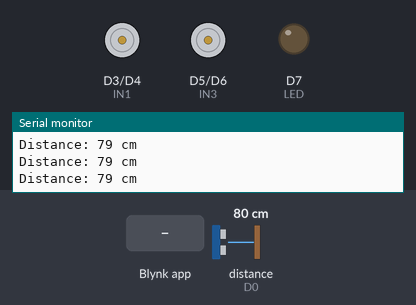
This sketch was run on a simulated ESP8266 (NodeMCU). Shown: motor-driver pin pairs drawn as motors (green arrow = first pin HIGH = forward, orange = second pin HIGH = backward, longer = more drive, scaled by the enable pin), output pins drawn as LEDs (lit = HIGH), the last lines printed to the serial monitor. Wiring (inferred from the names in the program): ultrasonic range finder: trigger D8; echo D0. Inputs (shaded band) come from the test bench; at power-on: distance to the obstacle (sensor on D0) 80 cm. The echo pulse lasts 58.3 µs per cm; WiFi joins after 1.5 s; servers stay silent unless stated; pins used as bus, display or sensor lines are not drawn.

Above: at 3.0 s.
3.1 s: Blynk app writes 1 to V0
At 4.1 s:
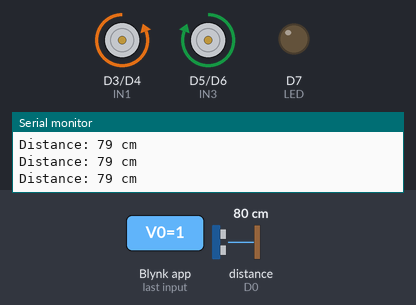
4.6 s: distance to the obstacle (sensor on D0) set to 55 cm
6.1 s: distance to the obstacle (sensor on D0) set to 45 cm
At 7.3 s:
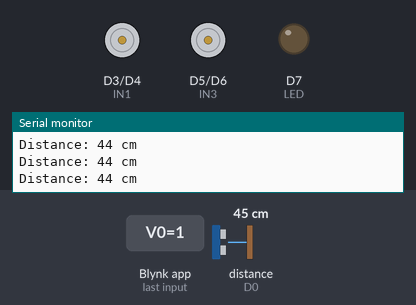
7.6 s: Blynk app writes 1 to V5
At 8.4 s:
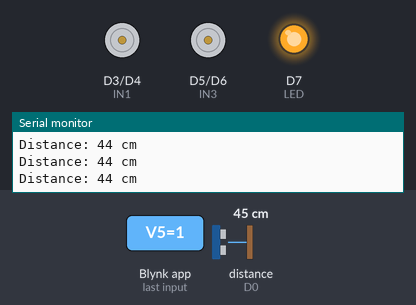
9.1 s: distance to the obstacle (sensor on D0) set to 60 cm
At 9.8 s:
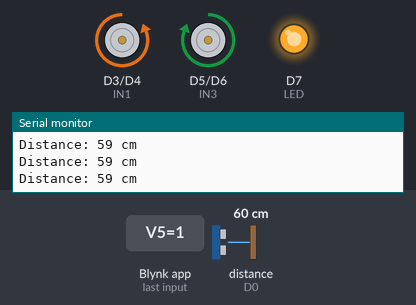
10.6 s: Blynk app writes 0 to V4
At 11.0 s:
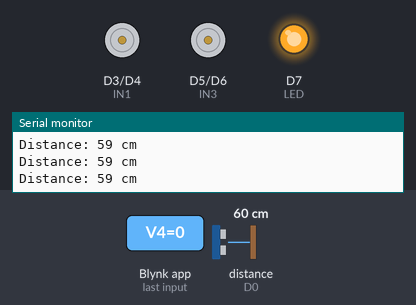
Timing chart, 0 to 13.1 s (numbered marks = the images above; inputs shaded):
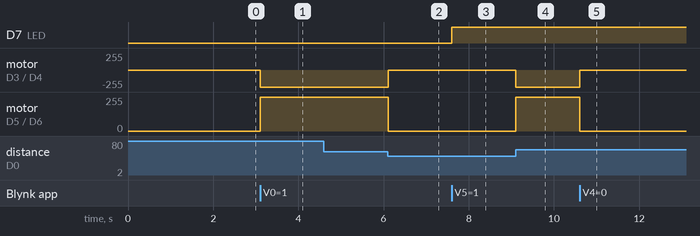

Measured:
- the behaviour switches between 51 and 50 cm on distance to the obstacle (sensor on D0) (found by bisection; images 1 and 2)
- after the input at 3.1 s, motor on D3 (IN1) / D4 (IN2): stopped → backward 255/255 at once; motor on D5 (IN3) / D6 (IN4): stopped → forward 255/255 at once
- after the input at 6.1 s, motor on D3 (IN1) / D4 (IN2): backward 255/255 → stopped at once; motor on D5 (IN3) / D6 (IN4): forward 255/255 → stopped at once
- after the input at 7.6 s, D7 (LED): LOW → HIGH at once
- after the input at 9.1 s, motor on D3 (IN1) / D4 (IN2): stopped → backward 255/255 at once; motor on D5 (IN3) / D6 (IN4): stopped → forward 255/255 at once
- after the input at 10.6 s, motor on D3 (IN1) / D4 (IN2): backward 255/255 → stopped at once; motor on D5 (IN3) / D6 (IN4): forward 255/255 → stopped at once

The sketch:

sketch_mar27b.ino
```cpp
/* Nodemcu ESP8266 WiFi Control Car - Optimized & Safe */

#define BLYNK_TEMPLATE_ID "TEMPLATE_ID"
#define BLYNK_TEMPLATE_NAME "TEMPLATE_NAME"

#define BLYNK_PRINT Serial
#include <ESP8266WiFi.h>
#include <BlynkSimpleEsp8266.h>

BlynkTimer timer;

// Motor PINs
#define ENA D1
#define IN1 D3
#define IN2 D4
#define IN3 D5
#define IN4 D6
#define ENB D2

// LED Pin
#define LED D7

// Ultrasonic Sensor
#define TRIG_PIN D8
#define ECHO_PIN D0

bool forward = 0, backward = 0, left = 0, right = 0;
int Speed = 500;
bool obstacleDetected = false;

char auth[] = "AUTH_KEY";
char ssid[] = "SSID";
char pass[] = "PASS";

void setup() {
  Serial.begin(9600);

  pinMode(ENA, OUTPUT);
  pinMode(IN1, OUTPUT);
  pinMode(IN2, OUTPUT);
  pinMode(IN3, OUTPUT);
  pinMode(IN4, OUTPUT);
  pinMode(ENB, OUTPUT);
  pinMode(LED, OUTPUT);

  pinMode(TRIG_PIN, OUTPUT);
  pinMode(ECHO_PIN, INPUT);

  Blynk.begin(auth, ssid, pass, "blynk.cloud", 80);
  timer.setInterval(100L, smartcar);  // Repeatedly check and act
}

// Virtual Pin Inputs
BLYNK_WRITE(V0) { forward = param.asInt(); }
BLYNK_WRITE(V1) { backward = param.asInt(); }
BLYNK_WRITE(V2) { left = param.asInt(); }
BLYNK_WRITE(V3) { right = param.asInt(); }
BLYNK_WRITE(V4) { Speed = param.asInt(); }
BLYNK_WRITE(V5) {
  int ledState = param.asInt();
  digitalWrite(LED, ledState);
}

void loop() {
  Blynk.run();
  timer.run();
}

void checkObstacle() {
  digitalWrite(TRIG_PIN, LOW);
  delayMicroseconds(2);
  digitalWrite(TRIG_PIN, HIGH);
  delayMicroseconds(10);
  digitalWrite(TRIG_PIN, LOW);

  long duration = pulseIn(ECHO_PIN, HIGH, 20000); // timeout 20ms
  int distance = duration * 0.034 / 2;
   Serial.print("Distance: ");
  Serial.print(distance);
  Serial.println(" cm");
  obstacleDetected = (distance > 0 && distance < 50);  // < 50 cm = obstacle
}

void smartcar() {
  checkObstacle();

  if (forward && !backward && !left && !right) {
    if (!obstacleDetected) {
      carForward();
    } else {
      carStop();  // Block forward due to obstacle
    }
  }
  else if (backward && !forward && !left && !right) carBackward();
  else if (left && !right && !forward && !backward) carTurnLeft();
  else if (right && !left && !forward && !backward) carTurnRight();
  else carStop();
}

void carForward() {
  analogWrite(ENA, Speed);
  analogWrite(ENB, Speed);
  digitalWrite(IN1, LOW);
  digitalWrite(IN2, HIGH);
  digitalWrite(IN3, HIGH);
  digitalWrite(IN4, LOW);
}

void carBackward() {
  analogWrite(ENA, Speed);
  analogWrite(ENB, Speed);
  digitalWrite(IN1, HIGH);
  digitalWrite(IN2, LOW);
  digitalWrite(IN3, LOW);
  digitalWrite(IN4, HIGH);
}

void carTurnLeft() {
  analogWrite(ENA, Speed / 2);
  analogWrite(ENB, Speed);
  digitalWrite(IN1, HIGH);
  digitalWrite(IN2, LOW);
  digitalWrite(IN3, HIGH);
  digitalWrite(IN4, LOW);
}

void carTurnRight() {
  analogWrite(ENA, Speed);
  analogWrite(ENB, Speed / 2);
  digitalWrite(IN1, LOW);
  digitalWrite(IN2, HIGH);
  digitalWrite(IN3, LOW);
  digitalWrite(IN4, HIGH);
}

void carStop() {
  digitalWrite(IN1, LOW);
  digitalWrite(IN2, LOW);
  digitalWrite(IN3, LOW);
  digitalWrite(IN4, LOW);
}
```
